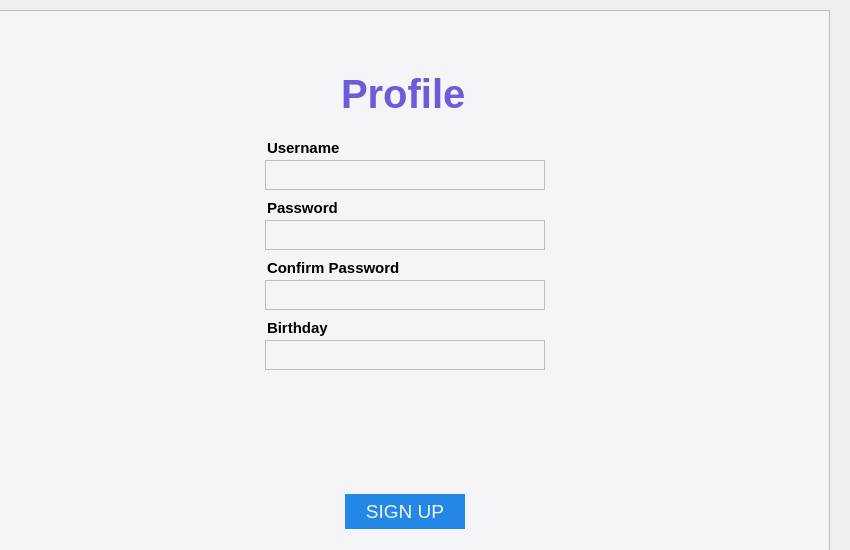
<?xml version="1.0" encoding="UTF-8"?>
<ui version="4.0">
 <class>Form</class>
 <widget class="QWidget" name="Form">
  <property name="geometry">
   <rect>
    <x>0</x>
    <y>0</y>
    <width>850</width>
    <height>550</height>
   </rect>
  </property>
  <property name="windowTitle">
   <string>Form</string>
  </property>
  <widget class="QFrame" name="background">
   <property name="geometry">
    <rect>
     <x>-20</x>
     <y>10</y>
     <width>850</width>
     <height>550</height>
    </rect>
   </property>
   <property name="sizePolicy">
    <sizepolicy hsizetype="Fixed" vsizetype="Fixed">
     <horstretch>0</horstretch>
     <verstretch>0</verstretch>
    </sizepolicy>
   </property>
   <property name="styleSheet">
    <string notr="true">
	background-color: rgba(245,245,247,255);</string>
   </property>
   <property name="frameShape">
    <enum>QFrame::StyledPanel</enum>
   </property>
   <property name="frameShadow">
    <enum>QFrame::Raised</enum>
   </property>
   <widget class="QLabel" name="label">
    <property name="geometry">
     <rect>
      <x>361</x>
      <y>51</y>
      <width>191</width>
      <height>65</height>
     </rect>
    </property>
    <property name="font">
     <font>
      <pointsize>30</pointsize>
      <weight>75</weight>
      <bold>true</bold>
     </font>
    </property>
    <property name="styleSheet">
     <string notr="true">color :rgb(108,92,216);</string>
    </property>
    <property name="text">
     <string>Profile</string>
    </property>
   </widget>
   <widget class="QTextEdit" name="textEdit">
    <property name="geometry">
     <rect>
      <x>285</x>
      <y>150</y>
      <width>280</width>
      <height>30</height>
     </rect>
    </property>
    <property name="font">
     <font>
      <pointsize>10</pointsize>
     </font>
    </property>
   </widget>
   <widget class="QLabel" name="label_3">
    <property name="geometry">
     <rect>
      <x>287</x>
      <y>130</y>
      <width>78</width>
      <height>15</height>
     </rect>
    </property>
    <property name="font">
     <font>
      <pointsize>11</pointsize>
      <weight>75</weight>
      <bold>true</bold>
     </font>
    </property>
    <property name="text">
     <string>Username</string>
    </property>
   </widget>
   <widget class="QLabel" name="label_4">
    <property name="geometry">
     <rect>
      <x>287</x>
      <y>250</y>
      <width>140</width>
      <height>16</height>
     </rect>
    </property>
    <property name="font">
     <font>
      <pointsize>11</pointsize>
      <weight>75</weight>
      <bold>true</bold>
     </font>
    </property>
    <property name="text">
     <string>Confirm Password</string>
    </property>
   </widget>
   <widget class="QTextEdit" name="textEdit_2">
    <property name="geometry">
     <rect>
      <x>285</x>
      <y>270</y>
      <width>280</width>
      <height>30</height>
     </rect>
    </property>
    <property name="font">
     <font>
      <pointsize>10</pointsize>
     </font>
    </property>
   </widget>
   <widget class="QPushButton" name="pushButton">
    <property name="geometry">
     <rect>
      <x>365</x>
      <y>484</y>
      <width>120</width>
      <height>35</height>
     </rect>
    </property>
    <property name="font">
     <font>
      <pointsize>14</pointsize>
      <weight>50</weight>
      <bold>false</bold>
     </font>
    </property>
    <property name="styleSheet">
     <string notr="true">border-radius:20px;
background-color:rgb(34, 135, 229);
color:rgb(245, 245, 247);

</string>
    </property>
    <property name="text">
     <string>SIGN UP</string>
    </property>
   </widget>
   <widget class="QLabel" name="label_6">
    <property name="geometry">
     <rect>
      <x>287</x>
      <y>310</y>
      <width>141</width>
      <height>16</height>
     </rect>
    </property>
    <property name="font">
     <font>
      <pointsize>11</pointsize>
      <weight>75</weight>
      <bold>true</bold>
     </font>
    </property>
    <property name="text">
     <string>Birthday</string>
    </property>
   </widget>
   <widget class="QTextEdit" name="textEdit_3">
    <property name="geometry">
     <rect>
      <x>285</x>
      <y>330</y>
      <width>280</width>
      <height>30</height>
     </rect>
    </property>
    <property name="font">
     <font>
      <pointsize>10</pointsize>
     </font>
    </property>
   </widget>
   <widget class="QLabel" name="label_7">
    <property name="geometry">
     <rect>
      <x>287</x>
      <y>190</y>
      <width>121</width>
      <height>16</height>
     </rect>
    </property>
    <property name="font">
     <font>
      <pointsize>11</pointsize>
      <weight>75</weight>
      <bold>true</bold>
     </font>
    </property>
    <property name="text">
     <string>Password</string>
    </property>
   </widget>
   <widget class="QTextEdit" name="textEdit_4">
    <property name="geometry">
     <rect>
      <x>285</x>
      <y>210</y>
      <width>280</width>
      <height>30</height>
     </rect>
    </property>
    <property name="font">
     <font>
      <pointsize>10</pointsize>
     </font>
    </property>
   </widget>
  </widget>
 </widget>
 <resources/>
 <connections/>
</ui>
